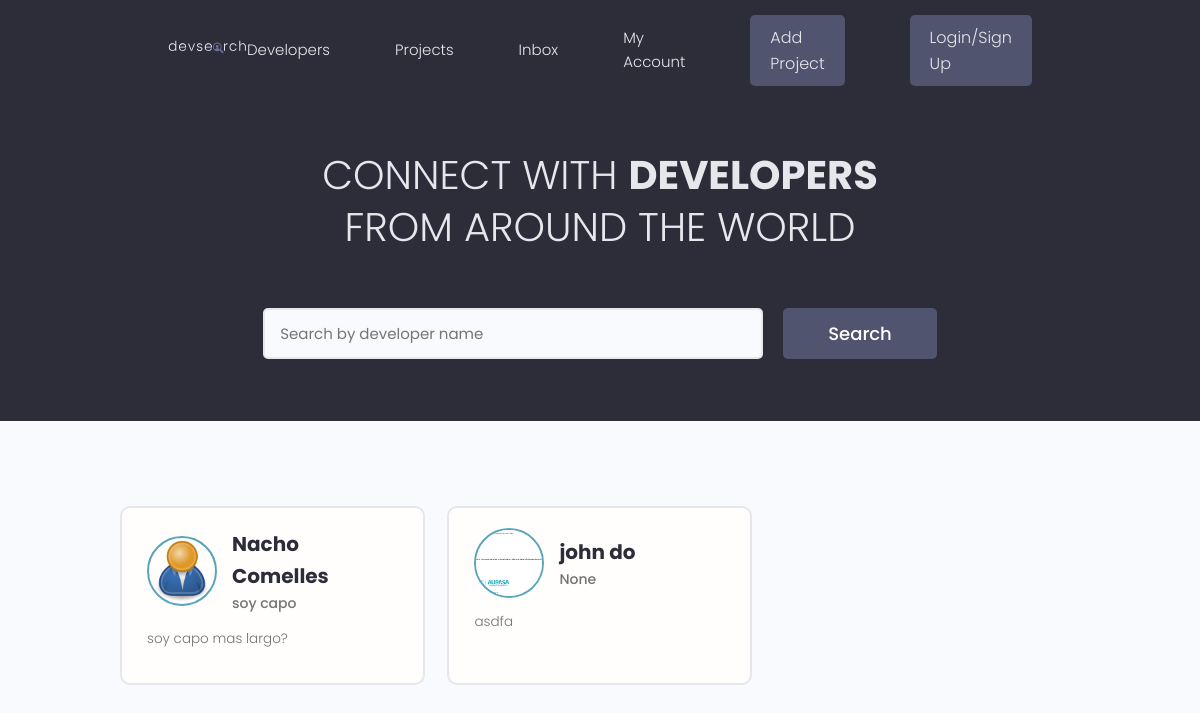
Before: / with the older database file.
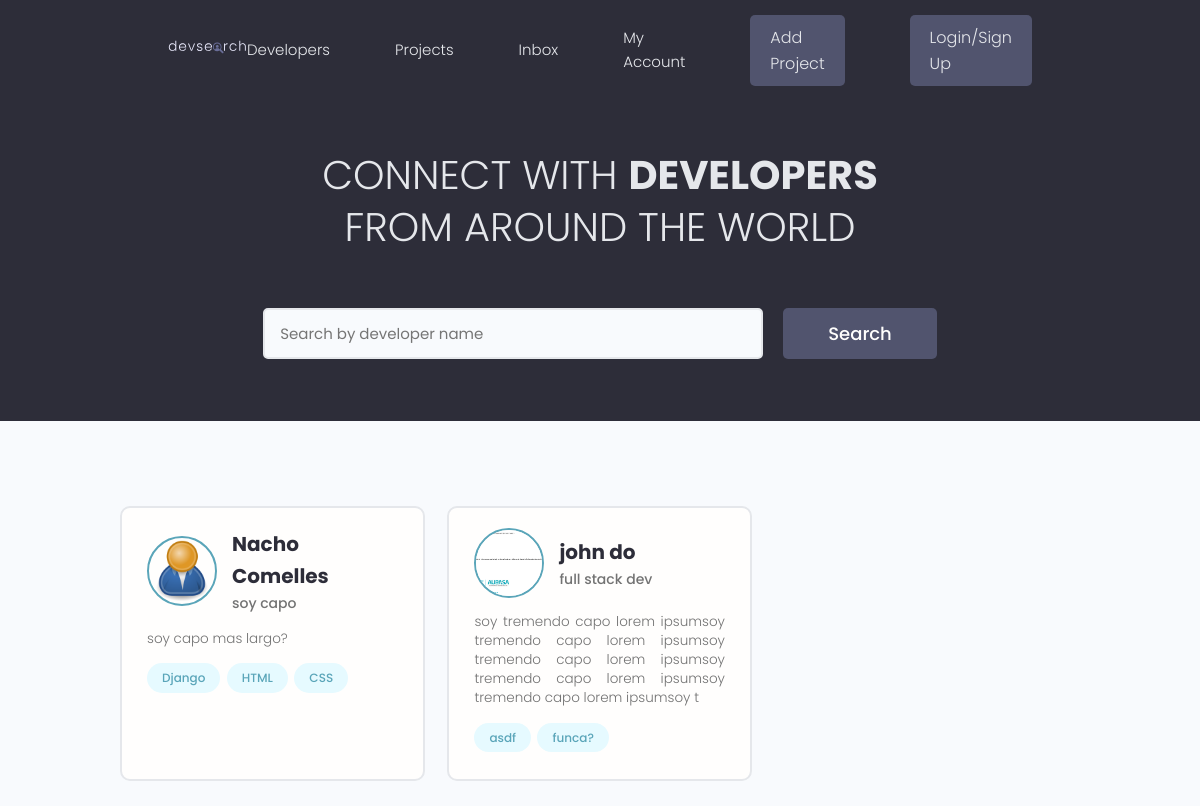
After: the same page with the newer database file.
### users/models.py (models this page shows, shortened)
class Profile(models.Model):
    user = models.OneToOneField(User, on_delete=models.CASCADE, null=True, blank=True)
    username = models.CharField(max_length=200, blank=True, null= True)
    location = models.CharField(max_length=200, blank=True, null= True)
    name = models.CharField(max_length=200, blank=True, null= True)
    email = models.EmailField(max_length=500, blank=True, null= True)
    short_intro = models.CharField(max_length=200, blank=True, null= True)
    bio = models.TextField(blank= True, null = True)
    profile_image = models.ImageField(null=True, blank=True, upload_to= 'profiles/', default='profiles/user-default.png')
    social_github = models.CharField(max_length=200, blank=True, null= True)
    social_linkedin = models.CharField(max_length=200, blank=True, null= True)
    social_twitter = models.CharField(max_length=200, blank=True, null= True)
    social_youtube = models.CharField(max_length=200, blank=True, null= True)
    social_website = models.CharField(max_length=200, blank=True, null= True)
    created = models.DateTimeField(auto_now_add=True) #crea TimeStamp automaticamente
    id = models.UUIDField(default=uuid.uuid4, unique=True, primary_key=True, editable=False)

class Skill(models.Model):
    owner = models.ForeignKey(Profile, on_delete=models.CASCADE, null=True, blank=True)
    name = models.CharField(max_length=200)
    description = models.TextField(max_length=500, null= True, blank=True)
    created = models.DateTimeField(auto_now_add=True) #crea TimeStamp automaticamente
    id = models.UUIDField(default=uuid.uuid4, unique=True, primary_key=True, editable=False)
    def __str__(self):
        return str(self.name)

### users/views.py (the view)
# urls.py: path('', views.profiles, name = 'profiles'),
def profiles(request):
    profiles = Profile.objects.all()
    context = {'profiles': profiles}
    return render(request, 'users/profiles.html', context)

### users/templates/users/profiles.html (shortened to what this page needs)
{% extends 'main.html' %}
{% block content %}
<main class="home">
    <section class="hero-section text-center">
      <div class="container container--narrow">
        <div class="hero-section__box">
          <h2>CONNECT WITH <span>DEVELOPERS</span></h2>
          <h2>FROM AROUND THE WORLD</h2>
        </div>
        <div class="hero-section__search">
          <form class="form" action="#" method="get">
            <div class="form__field">
              <input class="input input--text" id="formInput#search" type="text" name="text"
                placeholder="Search by developer name" />
            </div>
            <input class="btn btn--sub btn--lg" type="submit" value="Search" />
          </form>
        </div>
      </div>
    </section>
    <section class="devlist">
      <div class="container">
        <div class="grid grid--three">
            {% for profile in profiles%}
          <div class="column card">
            <div class="dev">
              <a href="{% url 'user-profile' profile.id %}" class="card__body">
                <div class="dev__profile">
                  <img class="avatar avatar--md" src="{{profile.profile_image.url}}" alt="image" />
                  <div class="dev__meta">
                    <h3>{{profile.name}}</h3>
                    <h5>{{profile.short_intro|slice:'60'}}</h5>
                  </div>
                </div>
                <p class="dev__info">{{profile.bio|slice:'150'}}</p>
                <div class="dev__skills">
                {% for skill in profile.skill_set.all %}
                  <span class="tag tag--pill tag--main">
                    <small>{{skill}}</small>
                  </span>
                {% endfor %}
                </div>
              </a>
            </div>
          </div>
          {% endfor %}
        </div>
      </div>
    </section>
  </main>
</body>
{% endblock content %}

Changed rows visible on the page:
added Skill: name "Django", shown under Profile "Nacho Comelles"
added Skill: name "HTML", shown under Profile "Nacho Comelles"
added Skill: name "CSS", shown under Profile "Nacho Comelles"
changed Profile "john do": short_intro "None" → "full stack dev"; bio "asdfa" → "soy tremendo capo lorem ipsumsoy tremendo capo lorem ipsumsoy tremendo capo lorem ipsumsoy tremendo capo lorem ipsumsoy tremendo capo lorem ipsumsoy t"
added Skill: name "asdf", shown under Profile "john do"
added Skill: name "funca?", shown under Profile "john do"
